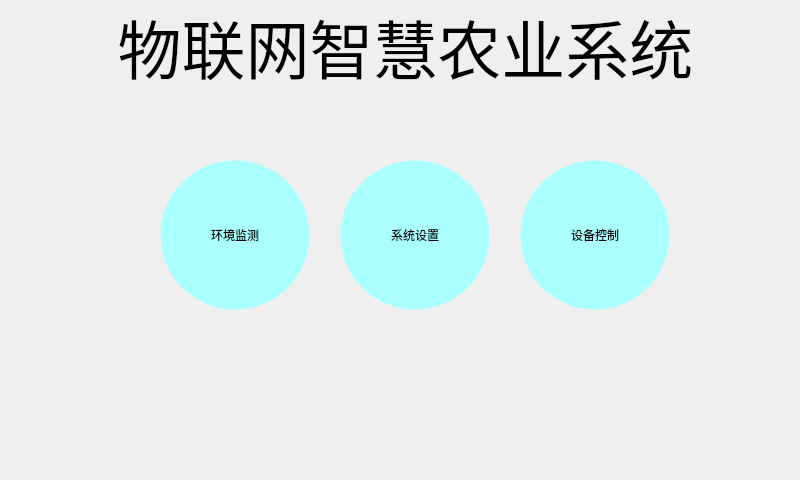
<?xml version="1.0" encoding="UTF-8"?>
<ui version="4.0">
 <class>MainWindow</class>
 <widget class="QMainWindow" name="MainWindow">
  <property name="geometry">
   <rect>
    <x>0</x>
    <y>0</y>
    <width>800</width>
    <height>480</height>
   </rect>
  </property>
  <property name="windowTitle">
   <string>智慧农业主页</string>
  </property>
  <property name="styleSheet">
   <string notr="true">QWidget#centralWidget
{
border-image: url(:/images/main-bg.jpg);
}
QPushButton#btn_monitor,QPushButton#btn_control,QPushButton#btn_setting
{
	border-radius: 75px;
	border-width: 1px;
	border-style:solid;
	background-color: rgb(170, 255, 255);
	
	font: 20pt &quot;楷体&quot;;
}
QPushButton#btn_logo
{
	
	border-image: url(:/images/logo.png);
}

</string>
  </property>
  <widget class="QWidget" name="centralWidget">
   <widget class="QLabel" name="label">
    <property name="geometry">
     <rect>
      <x>30</x>
      <y>0</y>
      <width>751</width>
      <height>91</height>
     </rect>
    </property>
    <property name="font">
     <font>
      <pointsize>48</pointsize>
     </font>
    </property>
    <property name="text">
     <string>物联网智慧农业系统</string>
    </property>
    <property name="alignment">
     <set>Qt::AlignCenter</set>
    </property>
   </widget>
   <widget class="QPushButton" name="btn_monitor">
    <property name="geometry">
     <rect>
      <x>160</x>
      <y>160</y>
      <width>150</width>
      <height>150</height>
     </rect>
    </property>
    <property name="focusPolicy">
     <enum>Qt::NoFocus</enum>
    </property>
    <property name="text">
     <string>环境监测</string>
    </property>
   </widget>
   <widget class="QPushButton" name="btn_control">
    <property name="geometry">
     <rect>
      <x>520</x>
      <y>160</y>
      <width>150</width>
      <height>150</height>
     </rect>
    </property>
    <property name="focusPolicy">
     <enum>Qt::NoFocus</enum>
    </property>
    <property name="text">
     <string>设备控制</string>
    </property>
   </widget>
   <widget class="QPushButton" name="btn_setting">
    <property name="geometry">
     <rect>
      <x>340</x>
      <y>160</y>
      <width>150</width>
      <height>150</height>
     </rect>
    </property>
    <property name="focusPolicy">
     <enum>Qt::NoFocus</enum>
    </property>
    <property name="text">
     <string>系统设置</string>
    </property>
   </widget>
  </widget>
 </widget>
 <layoutdefault spacing="6" margin="11"/>
 <resources/>
 <connections/>
</ui>
